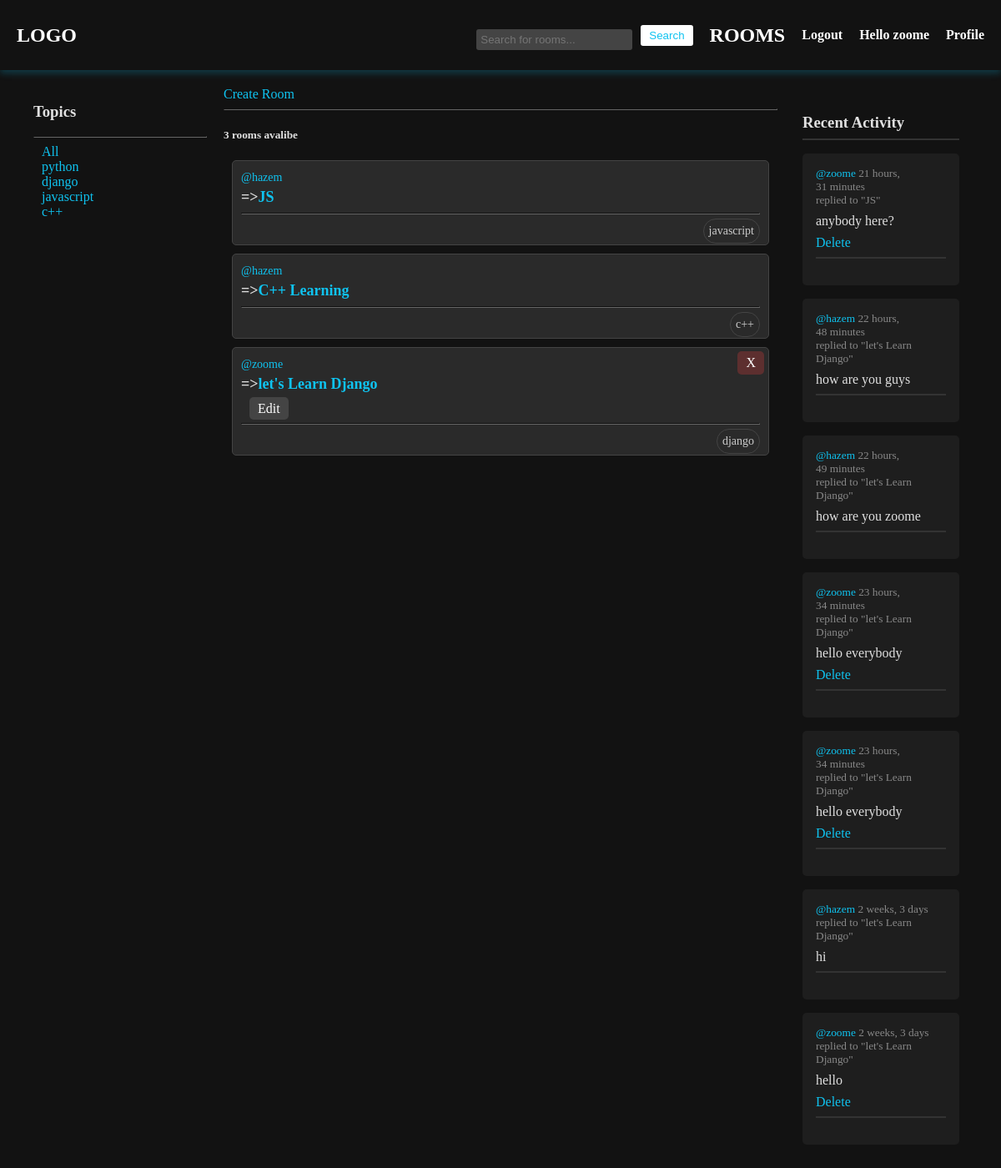
The page /rooms/ (signed in) on the database its author committed.
### app/models.py (models this page shows, shortened)
class User(AbstractUser):
    name = models.CharField(max_length=200, null=True)
    email = models.EmailField(unique=True)
    bio = models.TextField(null=True)
    avatar = models.ImageField(default="profile.png")
    USERNAME_FIELD = 'username'
    REQUIRED_FIELDS = []

class Topic(models.Model):
    name = models.CharField(max_length=200)

class Room(models.Model):
    host = models.ForeignKey(User, on_delete=models.SET_NULL, null=True)
    topic = models.ForeignKey(Topic, on_delete=models.SET_NULL, null=True)
    name = models.CharField(max_length=200)
    description = models.TextField(null=True)
    participants = models.ManyToManyField(User, related_name="participants", blank=True)
    created = models.DateTimeField(auto_now_add=True)
    updated = models.DateTimeField(auto_now=True)
    class Meta:
        ordering = ['-updated', '-created']
    def __str__(self):
        return self.name

class Message(models.Model):
    user = models.ForeignKey(User, on_delete=models.CASCADE)
    room = models.ForeignKey(Room, on_delete=models.CASCADE)
    body = models.TextField()
    created = models.DateTimeField(auto_now_add=True)
    updated = models.DateTimeField(auto_now=True)
    class Meta:
        ordering = ['-updated', '-created']

### app/views.py (the view)
# urls.py: path('rooms/', views.getRooms),
def rooms(request):
    q = request.GET.get('q')
    if q:
        contact = Room.objects.filter(
            Q(topic__name__contains=q) |
            Q(name__contains=q) |
            Q(description__contains=q)
        )
        if not contact:
            return render(request, 'room.html', {'room': None})
        room_messages = Message.objects.filter(
            Q(room__topic__name__contains=q)
        )
    else:
        contact = Room.objects.all()
        room_messages = Message.objects.filter(
            Q(room__topic__name__contains='')
        )
    rooms_count = contact.count()
    topics = Topic.objects.all()
    return render(request, 'rooms.html', {'rooms': contact, 'topics': topics, 'rooms_count': rooms_count, 'room_messages': room_messages})

### templates/rooms.html (shortened to what this page needs)
{% extends 'main.html' %}
{% block body %}
<div class="container">
    <div>
        {% include 'topic_component.html' %}
    </div>
    <div>
        <a href="/create-room">Create Room</a>
        <hr>
        <h5> {{rooms_count}} rooms avalibe</h5>
        {% include 'feed_component.html' %}
    </div>
    <div>
        {% include 'activity_component.html' %}
    </div>
</div>
{% endblock body %}

### templates/main.html (shortened to what this page needs)
<!DOCTYPE html>
{% load static %}
<html lang="en">
<head>
    <link rel="stylesheet" type="text/css" media="screen" href="{% static 'styles/main.css' %}">
</head>
<body>
    <header>
        <a href="/" class="logo">LOGO</a>
        <nav>
            <form method="GET" action="/rooms" class="search-form">
                <input type="text" name="q" placeholder="Search for rooms...">
                <input type="submit" value="Search">
            </form>
            <a href="/rooms" class="logo">ROOMS</a>
            {% if request.user.is_authenticated %}
                <a href="/logout" class="nav-link">Logout</a>
                <h4 class="welcome-msg">Hello {{ request.user }}</h4>
                <a href="/profile/{{request.user.id}}" class="nav-link">Profile</a>
            {% else %}
                <a href="/login" class="nav-link">Login</a>
            {% endif %}
        </nav>
    </header>
    <main>
        {% block body %}
        {% endblock %}
    </main>
</body>
</html>

### templates/topic_component.html
<h3>Topics</h3>
<hr>
<div>
    <a href="/rooms">All</a>
</div>
{% for topic in topics %}
    <div>
        <a href="/rooms/?q={{topic.name}}">{{topic.name}}</a>
    </div>
{% endfor %}

### templates/feed_component.html
<div class="room-list" style="text-align: initial;">
    {% for room in rooms %}
        <div class="room-item">
            <a href="/profile/{{room.host.id}}" class="host-link">@{{room.host.username}}</a>
            <h5 class="room-title">
                =><a href="/room/{{room.id}}" class="room-link">{{room.name}}</a>
            </h5>
            {% if request.user == room.host %}
                <div class="room-actions">
                    <a href="/update-room/{{room.id}}" class="edit-button">Edit</a>
                    <a href="/delete-room/{{room.id}}" class="delete-button d">X</a>
                </div>
            {% endif %}
            <hr>
            <small class="room-topic">{{room.topic.name}}</small>
            <br>
        </div>
    {% endfor %}
</div>

### templates/activity_component.html
<div class="recent-activity">
<h3>Recent Activity</h3>
<hr>
{% for message in room_messages %}
<div>
    <small><a href="/profile/{{message.user.id}}">@{{message.user}}</a> {{message.created|timesince}} </small>
    <small>replied to "{{message.room}}"</small>
    <p>{{message.body}}</p>
    {% if request.user == message.user %}
        <a href="/delete_message/{{message.id}}">Delete</a>
    {% endif %}
    <hr>
</div>
{% endfor %}
</div>

### static/styles/main.css (style rules this page uses)
body { font-family: Arial, sans-serif; margin: 0; padding: 0; background-color: #121212; color: #E0E0E0 ; font-family: cursive; }
header { display: flex; justify-content: space-between; align-items: center; background-color: #24c4da00; color: white; padding: 10px 20px; box-shadow: 0 4px 8px #0fc3f03b; }
header .logo { font-size: 24px; font-weight: bold; color: white; text-decoration: none; }
header nav { display: flex; align-items: center; height: 4rem; }
header nav .search-form { display: flex; align-items: center; margin-right: 20px; }
header nav .search-form input[type="text"] { padding: 5px; border: none; border-radius: 3px; }
header nav .search-form input[type="submit"] { padding: 5px 10px; margin-left: 10px; border: none; background-color: white; color: #0fc3f0; cursor: pointer; border-radius: 3px; }
header nav .nav-link { color: white; text-decoration: none; font-weight: bold; margin-left: 20px; }
header nav .welcome-msg { margin-left: 20px; }
main { padding: 20px; }
div { padding: 0 10px 0 10px; }
a { color: #0fc3f0; text-decoration: none; }
.recent-activity { margin-top: 2rem; }
.recent-activity h3 { margin-bottom: 0.5rem; }
.recent-activity hr { border: 1px solid #333333; margin-bottom: 1rem; }
.recent-activity div { padding: 1rem; background-color: #1E1E1E; border-radius: 5px; margin-bottom: 1rem; }
.recent-activity small { display: block; color: #888888; }
.recent-activity a { color: #0fc3f0; }
.recent-activity p { color: #E0E0E0; margin: 0.5rem 0; }
.delete-button { background-color: #ff4444; color: white; margin-left: 10px; }
hr { border-color: #666; }
.room-list { margin-top: 20px; }
.room-item { padding: 10px; border: 1px solid #444; border-radius: 5px; margin-bottom: 10px; background-color: #2a2a2a; }
.host-link { font-size: 14px; text-decoration: none; }
.room-title { font-size: 18px; margin: 5px 0; }
.room-link { text-decoration: none; }
.room-topic { float: right; font-size: 14px; color: #ccc; border: 1px solid #444; border-radius: 20px; margin-top: -3px; padding: 6px; background-color: #2a2a2a00; }
.room-actions { margin-top: 10px; }
.edit-button, .delete-button { background-color: #444; color: #ffffff; border: none; padding: 5px 10px; border-radius: 5px; text-decoration: none; margin-right: 10px; }
.delete-button { background-color: #e73d3d46; }
.d { background-color: #e73d3d46; float: right; margin-right: -15px; margin-top: -60px; }
input[type="text"] { width: 100%; padding: 10px; border-radius: 5px; border: 1px solid #ccc; background-color: #444; color: #fff; margin-top: 10px; }

### templates/rooms.html (style rules this page uses)
.container { display: grid; grid-template-columns: 1fr 3fr 1fr; }

### rows shown on the page
User: user "zoome"
Topic: name "python"
Topic: name "django"
Topic: name "javascript"
Topic: name "c++"
Room: host.username "hazem", name "JS", topic.name "javascript"
Room: host.username "hazem", name "C++ Learning", topic.name "c++"
Room: host.username "zoome", name "let's Learn Django", topic.name "django"
Message: user "zoome", created "21 hours, 31 minutes", room "JS", body "anybody here?"
Message: user "hazem", created "22 hours, 48 minutes", room "let's Learn Django", body "how are you guys"
Message: user "hazem", created "22 hours, 49 minutes", room "let's Learn Django", body "how are you zoome"
Message: user "zoome", created "23 hours, 34 minutes", room "let's Learn Django", body "hello everybody"
Message: user "zoome", created "23 hours, 34 minutes", room "let's Learn Django", body "hello everybody"
Message: user "hazem", created "2 weeks, 3 days", room "let's Learn Django", body "hi"
Message: user "zoome", created "2 weeks, 3 days", room "let's Learn Django", body "hello"

### other values the page prints
{{ rooms_count }} "3"
